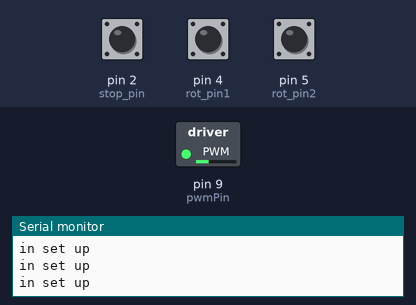
This sketch was run on a simulated Arduino Uno, built with avr-gcc and run on an emulated ATmega328P. Parts: switched loads named in the sketch (green lamp = pin HIGH), the last lines printed to the serial monitor. The inputs (shaded band) are chosen by the test bench; at power-on: pin 2 (stop_pin) HIGH, pin 4 (rot_pin1) HIGH, pin 5 (rot_pin2) HIGH.

Above: at 0.8 s.
0.9 s: pin 2 (stop_pin) pulled LOW for 0.15 s
At 1.6 s:
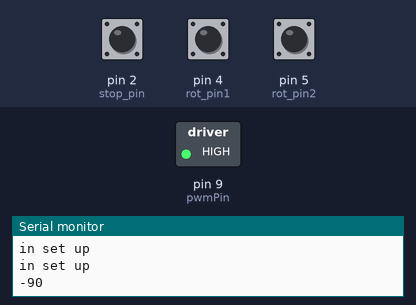
2.5 s: pin 2 (stop_pin) pulled LOW for 1 s
Timing chart, 0 to 5.5 s (numbered marks = the images above; inputs shaded):
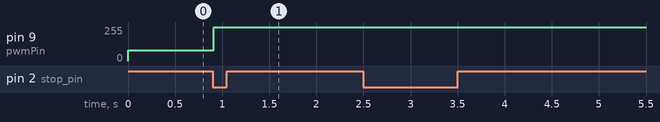

Measured:
- after the input at 0.9 s, pin 9 (pwmPin): 80/255 → 255/255 at once

The sketch:

Angle_control_with_calibration.ino
```cpp
#include "PinChangeInterrupt.h"


volatile long temp, counter = 0; //This variable will increase or decrease depending on the rotation of encoder
int angle=-90;
int count_rev=2*5736; //for motor 1
//int count_rev=2*11400; //for motor 2

int pwmPin=9;
int dirPin1=8;
int dirPin2=7;
int stop_pin=2;
int num=0;
volatile int stop_limit=1;
volatile int precount=1;

//DEFINED INTERRUPT PINS
#define rot_pin1 4
#define rot_pin2 5

//CONSTANTS
int ad=45;
int fd_pwm=0;

//controller
double error;
double kp=60;//for motor 1
//double kp=60;// for motor 2
double ki=0.02;//for motor 1
//double ki=0.03;//for motor 2
double C_kp;
double C_ki=0;
double C;
int C_pwm;
int C_pwm_old=0;

void setup() {
  Serial.begin (9600);

  pinMode(rot_pin1, INPUT_PULLUP); // internal pullup input pin 2

  pinMode(rot_pin2, INPUT_PULLUP); // internal pullup input pin 3

  pinMode(stop_pin,INPUT_PULLUP);

  //pinMode(0,INPUT_PULLUP);

  //INITIATING THE SYSTEM
  while(digitalRead(2)==HIGH){
    digitalWrite(dirPin1,HIGH);
    digitalWrite(dirPin2,LOW);
    analogWrite(pwmPin,80);
    Serial.println("in set up");
  }

  counter=-2868;//calibrate angle for motor 1
  //counter=-5700;//calibrate angle for motor 2

  analogWrite(pwmPin,0);

   //Setting up interrupt
  //A rising pulse from encodenren activated ai0(). AttachInterrupt 0 is DigitalPin nr 2 on moust Arduino.
  attachPinChangeInterrupt(digitalPinToPinChangeInterrupt(rot_pin1), ai0, RISING);

  //B rising pulse from encodenren activated ai1(). AttachInterrupt 1 is DigitalPin nr 3 on moust Arduino.
  attachPinChangeInterrupt(digitalPinToPinChangeInterrupt(rot_pin2), ai1, RISING);

  //Attach interrupt to stop pin
  attachInterrupt(digitalPinToInterrupt(stop_pin),stop_func,FALLING);
  }

  void loop() {
    //CLEAR PREINTERRUPT GIVE IT A NO INTERRUP RANGE
    if(precount==1 && angle>=0){
      precount=0;
    }
    // Send the value of counter
    if( counter != temp ){
    angle=360*counter/count_rev;
    Serial.println (angle);
    //Serial.println (C_pwm);
    temp = counter;
    }

    //MOTOR CONTROL
    error=ad-angle;
    C_kp=kp*error;

   if(num<1000){
    C_ki+=error;
    num+=1;
    }else{
      num=0;
      C_ki=0;
    }

    C=C_kp+ki*C_ki+fd_pwm;
    C_pwm=int(C);

    //write motor direction
    digitalWrite(dirPin1,LOW);
    digitalWrite(dirPin2,HIGH);

    if(C_pwm<0){
      digitalWrite(dirPin1,HIGH);
      digitalWrite(dirPin2,LOW);
      if(C_pwm<-255){
        C_pwm=255;
      }else{
        C_pwm*=-1;
      }

    }else if(C_pwm>255){
      digitalWrite(dirPin1,LOW);
      digitalWrite(dirPin2,HIGH);
      C_pwm=255;
    }

    if(stop_limit==0){
      ad=45;
      stop_limit=1;
    }

    if (C_pwm!=C_pwm_old){
      analogWrite(pwmPin,C_pwm);
    }
    C_pwm_old=C_pwm;

    //ask for input angle
//    long i=0;
//     while(Serial.available()>0){
//     ad=Serial.parseInt();
//     i=i*10+ad;
//     ad=i/10;
//    }

  //test whether serial interrupt will impede with external interrupt
    long i=0;
    while(Serial.available()>0){
     Serial.read();
     Serial.parseInt();
     i=i*10;
     i=i/10;
    }

  }

  void ai0() {
    // ai0 is activated if DigitalPin nr 2 is going from LOW to HIGH
    // Check pin 3 to determine the direction
    if(digitalRead(5)==LOW) {
    counter++;
    }else{
    counter--;
    }
  }

  void ai1() {
    // ai0 is activated if DigitalPin nr 3 is going from LOW to HIGH
    // Check with pin 2 to determine the direction
    if(digitalRead(4)==LOW) {
    counter--;
    }else{
    counter++;
    }
  }

  void stop_func(){
    if(precount==0){
      stop_limit=0;
    }
    Serial.println("called");
  }
```
